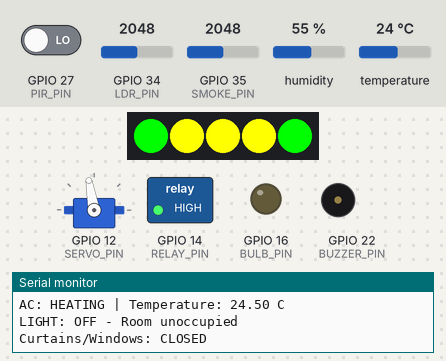
Bench run of a sketch on a simulated ESP32. Parts: servo, 5 RGB LEDs in strip order, left to right, switched loads named in the sketch (green lamp = pin HIGH), output pins drawn as LEDs (lit = HIGH), buzzer (waves = sounding), the last lines printed to the serial monitor. The inputs (shaded band) are chosen by the test bench; at power-on: GPIO 35 (SMOKE_PIN) = 2048, GPIO 27 (PIR_PIN) LOW, GPIO 34 (LDR_PIN) = 2048, humidity 55 %, temperature 24 °C (analog values on the 0–4095 scale). WiFi joins after 1.5 s; servers stay silent unless stated; uploads are accepted with an empty reply.

Above: at 2.7 s.
2.8 s: GPIO 35 (SMOKE_PIN) set to 3773
9.0 s: GPIO 35 (SMOKE_PIN) set to 3862
At 11.4 s:
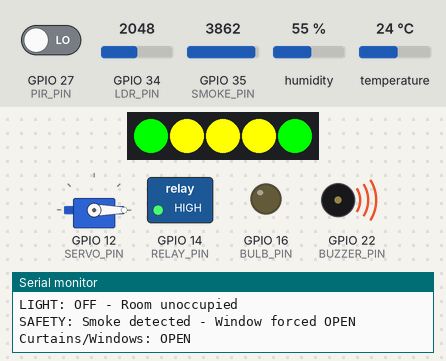
12.5 s: GPIO 27 (PIR_PIN) driven HIGH
At 14.7 s:
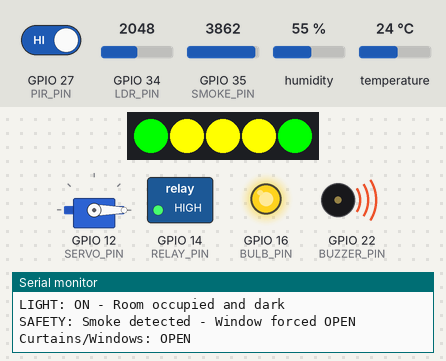
15.8 s: GPIO 35 (SMOKE_PIN) set to 3760
At 17.9 s:
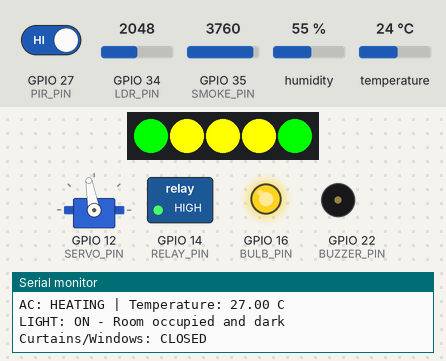
19.1 s: GPIO 34 (LDR_PIN) set to 1950
At 19.9 s:
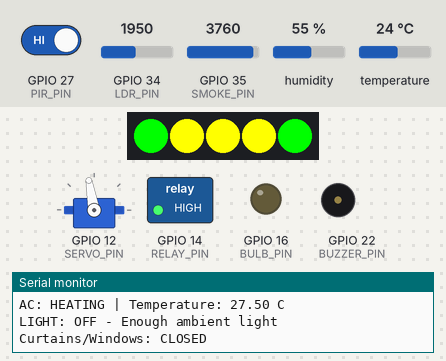
23.8 s: GPIO 34 (LDR_PIN) set to 2040
At 26.3 s:
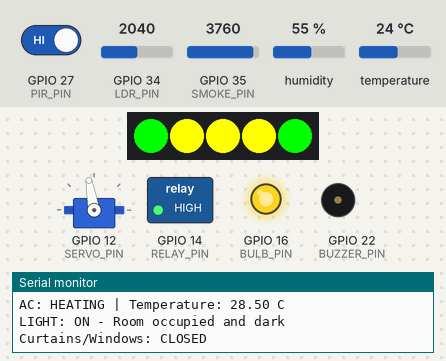
Timing chart, 0 to 27.8 s (numbered marks = the images above; inputs shaded):
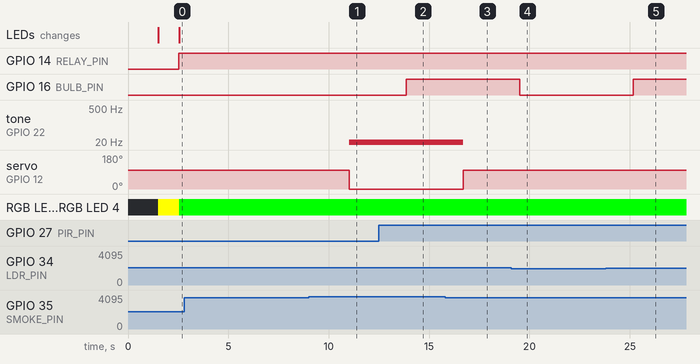

The sketch:

sketch.ino
```cpp
#include "DHTesp.h"
#include <ESP32Servo.h>
#include <Adafruit_NeoPixel.h>
#include "blynk_config.h"

// Pin Definitions
#define DHT_PIN    15 //Temperature and humidity sensor pin
#define PIR_PIN    27 //Motion sensor
#define LDR_PIN    34 //Light sensor
#define SMOKE_PIN  35 //Gas sensor
#define SERVO_PIN  12
#define RELAY_PIN  14 //Acting as AC
#define LED_STRIP_PIN 2 //Beginning of daisy chaining
#define NUM_PIXELS 5 // Defining number of Leds
#define BULB_PIN 16 //Light
#define BUZZER_PIN 22 // buzzer pin
// Status Leds order
#define CLIMATE_LED    0
#define LIGHTING_LED   1
#define OCCUPANCY_LED  2
#define SAFETY_LED     3
#define MASTER_LED     4
// Status Led colours
#define STATUS_GREEN   strip.Color(0, 255, 0)
#define STATUS_YELLOW  strip.Color(255, 255, 0)
#define STATUS_RED     strip.Color(255, 0, 0)
#define STATUS_OFF     strip.Color(0, 0, 0)

#define NOTE_C8  4186

bool buzzerOn = false;
bool systemBoot = false;
// Curtain/Window Position
#define CURTAINS_OPEN   0
#define CURTAINS_CLOSED 100
bool windowOpen = false;
bool requestedWindowOpen = false;
// Blynk V21: 0 = Off, 1 = On, 2 = Auto.
enum LightMode {
  LIGHT_OFF = 0,
  LIGHT_ON = 1,
  LIGHT_AUTO = 2
};
LightMode requestedLightMode = LIGHT_AUTO;

const int LIGHT_THRESHOLD = 2000;
const int SMOKE_THRESHOLD = 3800;

// Lighting  config
unsigned long lastMotionTime = 0;
const unsigned long OCCUPANCY_TIMEOUT = 10000;
bool occupied = false;
volatile uint32_t motionEventCount = 0;
uint32_t processedMotionEventCount = 0;

enum ClimateMode {
  CLIMATE_STANDBY,
  CLIMATE_COOLING,
  CLIMATE_HEATING
};

ClimateMode climateMode = CLIMATE_STANDBY;
float temperatureTolerance = 1.0;
float targetTemperature = 38.00;
float simulatedTemperature;
bool temperatureInitialized = false;
bool acOn = false;

enum SystemStatus {
  STATUS_OK,
  STATUS_CHECKING,
  STATUS_FAULT
};

SystemStatus climateStatus   = STATUS_CHECKING;
SystemStatus lightingStatus  = STATUS_CHECKING;
SystemStatus occupancyStatus = STATUS_CHECKING;
SystemStatus safetyStatus    = STATUS_CHECKING;

Adafruit_NeoPixel strip(NUM_PIXELS, LED_STRIP_PIN, NEO_GRB + NEO_KHZ800);

DHTesp dht;
Servo servo;

// Preserve PIR pulses even while a Blynk HTTP request blocks the main loop.
void ARDUINO_ISR_ATTR onMotionDetected() {
  motionEventCount = motionEventCount + 1;
}

int readMotion() {
  const uint32_t eventCount = motionEventCount;
  const bool pendingMotion = eventCount != processedMotionEventCount;
  processedMotionEventCount = eventCount;
  return (digitalRead(PIR_PIN) == HIGH || pendingMotion) ? HIGH : LOW;
}

void setup() {
  Serial.begin(115200);
  dht.setup(DHT_PIN, DHTesp::DHT22);
  servo.attach(SERVO_PIN, 500, 2400);
  strip.begin();
  strip.show();
  pinMode(PIR_PIN, INPUT_PULLDOWN);
  attachInterrupt(digitalPinToInterrupt(PIR_PIN), onMotionDetected, RISING);
  pinMode(LDR_PIN, INPUT);
  pinMode(SMOKE_PIN, INPUT);
  analogReadResolution(12);
  analogSetPinAttenuation(SMOKE_PIN, ADC_11db);
  pinMode(RELAY_PIN, OUTPUT);
  pinMode(BULB_PIN, OUTPUT);
  digitalWrite(RELAY_PIN, LOW);
  digitalWrite(BULB_PIN, LOW);
  pinMode(BUZZER_PIN, OUTPUT);
  servo.write(CURTAINS_CLOSED);
  connectWiFi();
}

void uploadTelemetry(
  float temperature,
  float humidity,
  int lightLevel,
  int smokeLevel
) {

  String values = "";

  values += "&V0=" + String(temperature, 2);
  values += "&V1=" + String(humidity, 2);
  values += "&V2=" + String(lightLevel);
  values += "&V3=" + String(smokeLevel);
  values += "&V4=" + String(occupied ? 1 : 0);
  values += "&V5=" + String(digitalRead(BULB_PIN) == HIGH ? 1 : 0);
  values += "&V6=" + String(digitalRead(RELAY_PIN) == HIGH ? "On" : "Standby");
  values += "&V7=" + String(windowOpen ? 1 : 0);
  values += "&V8=" + String(simulatedTemperature, 2);
  values += "&V11=" + String(digitalRead(RELAY_PIN) == HIGH ? 1 : 0);
  values += "&V18=" + String(targetTemperature, 2);

  // Use the existing readable dashboard streams; controls keep their own pins.
  const bool climateHealthy = isfinite(temperature) && isfinite(humidity);
  const bool smokeHigh = smokeLevel >= SMOKE_THRESHOLD;
  values += "&V13=" + String(climateHealthy ? "Working" : "Fault");
  values += "&V14=Working&V15=Working";
  values += "&V16=" + String(smokeHigh ? "Fault" : "Working");
  values += "&V17=" + String(!climateHealthy || smokeHigh ? "Fault" : "Working");
  values += "&V19=" + String(smokeHigh ? "High" : "Low");
  values += "&V20=" + String(digitalRead(BULB_PIN) == HIGH ? "On" : "Off");

  updateBlynk(values);
}

void getBlynkControls() {

  String targetResponse = getBlynkValue("V9");

  if (targetResponse != "") {

    float newTarget = targetResponse.toFloat();

    if (newTarget >= 16.0 && newTarget <= 40.0) {

      if (newTarget != targetTemperature) {
        targetTemperature = newTarget;
        // Reassess a changed target without jumping the temperature model.
        climateMode = CLIMATE_STANDBY;
        digitalWrite(RELAY_PIN, LOW);
      }

      Serial.print("Blynk Target Temperature: ");
      Serial.println(targetTemperature);
    }
  }
   // Window Command - V12
  String windowResponse = getBlynkValue("V12");

  if (windowResponse != "") {

    int windowCommand = windowResponse.toInt();

    if (windowCommand == 0 || windowCommand == 1) {

      requestedWindowOpen = (windowCommand == 1);

      Serial.print("Blynk Window Request: ");
      Serial.println(requestedWindowOpen ? "OPEN" : "CLOSED");
    }
  }
  // Light control - V21
  String lightResponse = getBlynkValue("V21");
  lightResponse.trim();
  if (lightResponse == "0" || lightResponse == "1" || lightResponse == "2") {
    requestedLightMode = static_cast<LightMode>(lightResponse.toInt());
    Serial.print("Blynk Light Mode: ");
    Serial.println(requestedLightMode == LIGHT_OFF ? "OFF" :
                   (requestedLightMode == LIGHT_ON ? "ON" : "AUTO"));
  }
  // Missing or invalid commands retain the last accepted mode.
}

// This function handles the assignment of colours to RGB LED Status Indicators
void setStatusLED(int pixel, SystemStatus status) {

  switch (status) {
    case STATUS_OK:
      strip.setPixelColor(pixel, strip.Color(0, 255, 0));
      break;
    case STATUS_CHECKING:
      strip.setPixelColor(pixel, strip.Color(255, 255, 0));
      break;
    case STATUS_FAULT:
      strip.setPixelColor(pixel, strip.Color(255, 0, 0));
      break;
  }
  strip.show();
}

void runHealthCheck(){
  Serial.println("-------System Health Check Active----------");

  TempAndHumidity data = dht.getTempAndHumidity();
  if(!isnan(data.temperature) && !isnan(data.humidity)){
    climateStatus = STATUS_OK;
    Serial.println("Climate System: OK");
    setStatusLED(MASTER_LED, STATUS_OK);
  }else{
    climateStatus = STATUS_FAULT;
    Serial.println("Climate System: Fault");
  }
  setStatusLED(CLIMATE_LED, climateStatus);
}

void systemBootUp(){
  setStatusLED(CLIMATE_LED, STATUS_CHECKING);
  setStatusLED(LIGHTING_LED, STATUS_CHECKING);
  setStatusLED(OCCUPANCY_LED, STATUS_CHECKING);
  setStatusLED(SAFETY_LED, STATUS_CHECKING);
  setStatusLED(MASTER_LED, STATUS_CHECKING);
  delay(1000);
  runHealthCheck();
  systemBoot = true;

}

void climateControl(float sensorTemperature) {
  if (!isfinite(sensorTemperature)) {
    digitalWrite(RELAY_PIN, LOW);
    climateMode = CLIMATE_STANDBY;
    temperatureInitialized = false;
    return;
  }
  // Initialise simulated room temperature once
  if (!temperatureInitialized) {
    simulatedTemperature = sensorTemperature;
    temperatureInitialized = true;
  }

  // If target changes while cooling/heating,
  // allow the system to stop and re-evaluate.
  if (climateMode == CLIMATE_COOLING &&
      simulatedTemperature <= targetTemperature) {
    simulatedTemperature = targetTemperature;
    climateMode = CLIMATE_STANDBY;
  }
  if (climateMode == CLIMATE_HEATING &&
      simulatedTemperature >= targetTemperature) {
    simulatedTemperature = targetTemperature;
    climateMode = CLIMATE_STANDBY;
  }


  // HVAC currently idle:
  // only start if temperature leaves tolerance range.
  if (climateMode == CLIMATE_STANDBY) {
    if (simulatedTemperature >= targetTemperature + temperatureTolerance) {
      climateMode = CLIMATE_COOLING;
    }

    else if (simulatedTemperature <= targetTemperature - temperatureTolerance) {
      climateMode = CLIMATE_HEATING;
    }

    else {
      digitalWrite(RELAY_PIN, LOW);
      Serial.print("AC: STANDBY | Temperature: ");
      Serial.print(simulatedTemperature);
      Serial.println(" C");
      return;
    }
  }


  // COOLING
  if (climateMode == CLIMATE_COOLING) {
    digitalWrite(RELAY_PIN, HIGH);
    simulatedTemperature -= 0.5;
    if (simulatedTemperature <= targetTemperature) {
      simulatedTemperature = targetTemperature;
      digitalWrite(RELAY_PIN, LOW);
      climateMode = CLIMATE_STANDBY;
      Serial.print("AC: STANDBY | Target reached: ");
      Serial.print(simulatedTemperature);
      Serial.println(" C");

      return;
    }
    Serial.print("AC: COOLING | Temperature: ");
    Serial.print(simulatedTemperature);
    Serial.println(" C");
  }
  // HEATING
  else if (climateMode == CLIMATE_HEATING) {
    digitalWrite(RELAY_PIN, HIGH);
    simulatedTemperature += 0.5;
    if (simulatedTemperature >= targetTemperature) {
      simulatedTemperature = targetTemperature;
      digitalWrite(RELAY_PIN, LOW);
      climateMode = CLIMATE_STANDBY;
      Serial.print("AC: STANDBY | Target reached: ");
      Serial.print(simulatedTemperature);
      Serial.println(" C");
      return;
    }
    Serial.print("AC: HEATING | Temperature: ");
    Serial.print(simulatedTemperature);
    Serial.println(" C");
  }
}

void ambientTemperatureDrift(float ambientTemperature) {

  if (!temperatureInitialized) {
    return;
  }

  if (climateMode != CLIMATE_STANDBY) {
    return;
  }

  if (simulatedTemperature < ambientTemperature) {
    simulatedTemperature += 0.5;
    if (simulatedTemperature > ambientTemperature) {
      simulatedTemperature = ambientTemperature;
    }
  }

  else if (simulatedTemperature > ambientTemperature) {
    simulatedTemperature -= 0.5;
    if (simulatedTemperature < ambientTemperature) {
      simulatedTemperature = ambientTemperature;
    }
  }
}

void safetyCurtainControl(int smokeLevel) {

  bool smokeDetected = smokeLevel >= SMOKE_THRESHOLD;

  // Smoke has priority over the Blynk command
  if (smokeDetected) {

    windowOpen = true;
    tone(BUZZER_PIN, NOTE_Bb);
    buzzerOn = true;
    Serial.println("SAFETY: Smoke detected - Window forced OPEN");
  }

  else {

    windowOpen = requestedWindowOpen;
  }


  if (windowOpen) {

    servo.write(CURTAINS_OPEN);

    Serial.println("Curtains/Windows: OPEN");
  }

  else {
    noTone(BUZZER_PIN);
    servo.write(CURTAINS_CLOSED);
    buzzerOn = false;
    Serial.println("Curtains/Windows: CLOSED");
  }
}

void lightingControl(int motion, int lightLevel) {

  // Track occupancy in every mode.
  if (motion == HIGH) {
    occupied = true;
    lastMotionTime = millis();
  }

  // Clear occupancy after the configured timeout without motion.
  if (occupied && millis() - lastMotionTime >= OCCUPANCY_TIMEOUT) {
    occupied = false;
  }

  // Mode 0: force the light off and skip automatic control.
  if (requestedLightMode == LIGHT_OFF) {
    digitalWrite(BULB_PIN, LOW);
    Serial.println("LIGHT: OFF - Manual control");
    return;
  }

  // Mode 1: force the light on and skip automatic control.
  if (requestedLightMode == LIGHT_ON) {
    digitalWrite(BULB_PIN, HIGH);
    Serial.println("LIGHT: ON - Manual control");
    return;
  }

  // Mode 2: use occupancy and ambient light.
  // Higher LDR readings mean a darker room.
  if (requestedLightMode == LIGHT_AUTO) {
  bool darkRoom = (lightLevel >= LIGHT_THRESHOLD);

  if (occupied && darkRoom) {
    digitalWrite(BULB_PIN, HIGH);
    Serial.println("LIGHT: ON - Room occupied and dark");
  } else {
    digitalWrite(BULB_PIN, LOW);
    Serial.println(!occupied
      ? "LIGHT: OFF - Room unoccupied"
      : "LIGHT: OFF - Enough ambient light");
  }
  }
}

void loop() {

  if (!systemBoot) {
    systemBootUp();
  }

  // Reading sensors
  TempAndHumidity data = dht.getTempAndHumidity();

  int motion = readMotion();
  int lightLevel = analogRead(LDR_PIN);
  int smokeLevel = analogRead(SMOKE_PIN);
  Serial.println("---- SENSOR DATA --------");

  Serial.print("Actual Temperature: ");
  Serial.print(data.temperature);
  Serial.println(" C");

  Serial.print("Simulated Temperature: ");
  Serial.print(simulatedTemperature);
  Serial.println(" C");

  Serial.print("Humidity: ");
  Serial.print(data.humidity);
  Serial.println(" %");

  Serial.print("Motion: ");
  Serial.println(motion ? "DETECTED" : "None");

  Serial.print("Light level: ");
  Serial.println(lightLevel);

  Serial.print("Smoke level: ");
  Serial.println(smokeLevel);

  Serial.println("----------");
  // Automation systems
  climateControl(data.temperature);
  lightingControl(motion, lightLevel);
  safetyCurtainControl(smokeLevel);
  delay(2000);
  // when HVAC is off
  ambientTemperatureDrift(data.temperature);
  if (millis() - lastBlynkUpload >= BLYNK_UPLOAD_INTERVAL) {

  lastBlynkUpload = millis();

  uploadTelemetry(
    data.temperature,
    data.humidity,
    lightLevel,
    smokeLevel
  );
}
if (millis() - lastBlynkControl >= BLYNK_CONTROL_INTERVAL) {

  lastBlynkControl = millis();

  getBlynkControls();
}
}

 
```

blynk_config.h
```cpp
#pragma once

#include <WiFi.h>
#include <WiFiClientSecure.h>
#include <HTTPClient.h>

#define BLYNK_AUTH_TOKEN "IrWjjg1Mk-3EqqZvjulQScvLt-8wF0eS"
#define BLYNK_TEMPLATE_ID "TMPL67Jur1hEj"
#define BLYNK_TEMPLATE_NAME "3707ICT Smart Room"

#define WIFI_SSID "Wokwi-GUEST"
#define WIFI_PASSWORD ""

#define BLYNK_SERVER "sgp1.blynk.cloud"

unsigned long lastBlynkUpload = 0;
const unsigned long BLYNK_UPLOAD_INTERVAL = 2000;

unsigned long lastBlynkControl = 0;
const unsigned long BLYNK_CONTROL_INTERVAL = 2000;

void connectWiFi() {

  Serial.print("Connecting to WiFi");

  WiFi.begin(WIFI_SSID, WIFI_PASSWORD);

  while (WiFi.status() != WL_CONNECTED) {
    delay(250);
    Serial.print(".");
  }
}

bool updateBlynk(String values) {

  if (WiFi.status() != WL_CONNECTED) {
    Serial.println("Blynk: WiFi not connected");
    return false;
  }

  WiFiClientSecure client;
  client.setInsecure();

  HTTPClient http;

  String url =
      String("https://") + BLYNK_SERVER +
      "/external/api/batch/update?token=" +
      BLYNK_AUTH_TOKEN +
      values;

  http.begin(client, url);

  int responseCode = http.GET();

  Serial.print("Blynk upload response: ");
  Serial.println(responseCode);

  http.end();

  return responseCode == 200;
}

String getBlynkValue(String pin) {

  if (WiFi.status() != WL_CONNECTED) {
    Serial.println("Blynk: WiFi not connected");
    return "";
  }

  WiFiClientSecure client;
  client.setInsecure();

  HTTPClient http;

  String url =
      String("https://") + BLYNK_SERVER +
      "/external/api/get?token=" +
      BLYNK_AUTH_TOKEN +
      "&" + pin;

  http.begin(client, url);

  int responseCode = http.GET();

  if (responseCode != 200) {
    Serial.print("Blynk GET failed: ");
    Serial.println(responseCode);

    http.end();
    return "";
  }

  String response = http.getString();

  http.end();

  return response;
}
```

Measured:
- the behaviour switches between 3799 and 3800 on GPIO 35 (SMOKE_PIN) (found by bisection; images 0 and 1)
- the behaviour switches between 2000 and 1999 on GPIO 34 (LDR_PIN) (found by bisection; images 3 and 4)
- after the input at 9.0 s, tone on GPIO 22 (BUZZER_PIN): silent → 10 Hz after 2.0 s; servo on GPIO 12 (SERVO_PIN): 100° → 0° after 2.0 s
- after the input at 12.5 s, GPIO 16 (BULB_PIN): LOW → HIGH after 1.4 s
- after the input at 15.8 s, tone on GPIO 22 (BUZZER_PIN): 10 Hz → silent after 0.89 s; servo on GPIO 12 (SERVO_PIN): 0° → 100° after 0.89 s
- after the input at 19.1 s, GPIO 16 (BULB_PIN): HIGH → LOW after 0.42 s
- after the input at 23.8 s, GPIO 16 (BULB_PIN): LOW → HIGH after 1.4 s
